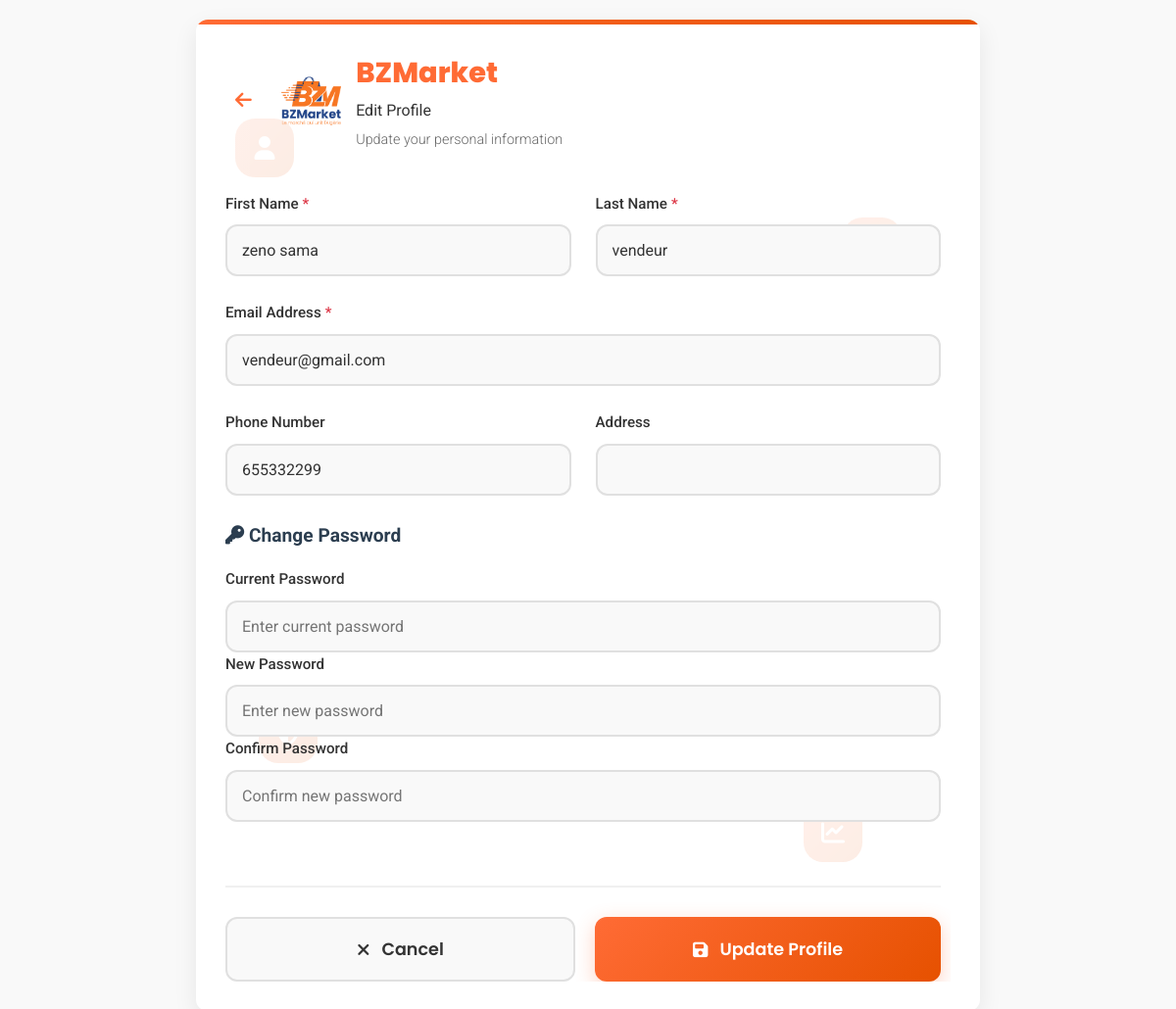
Before: /profil/ (signed in) with the older database file.
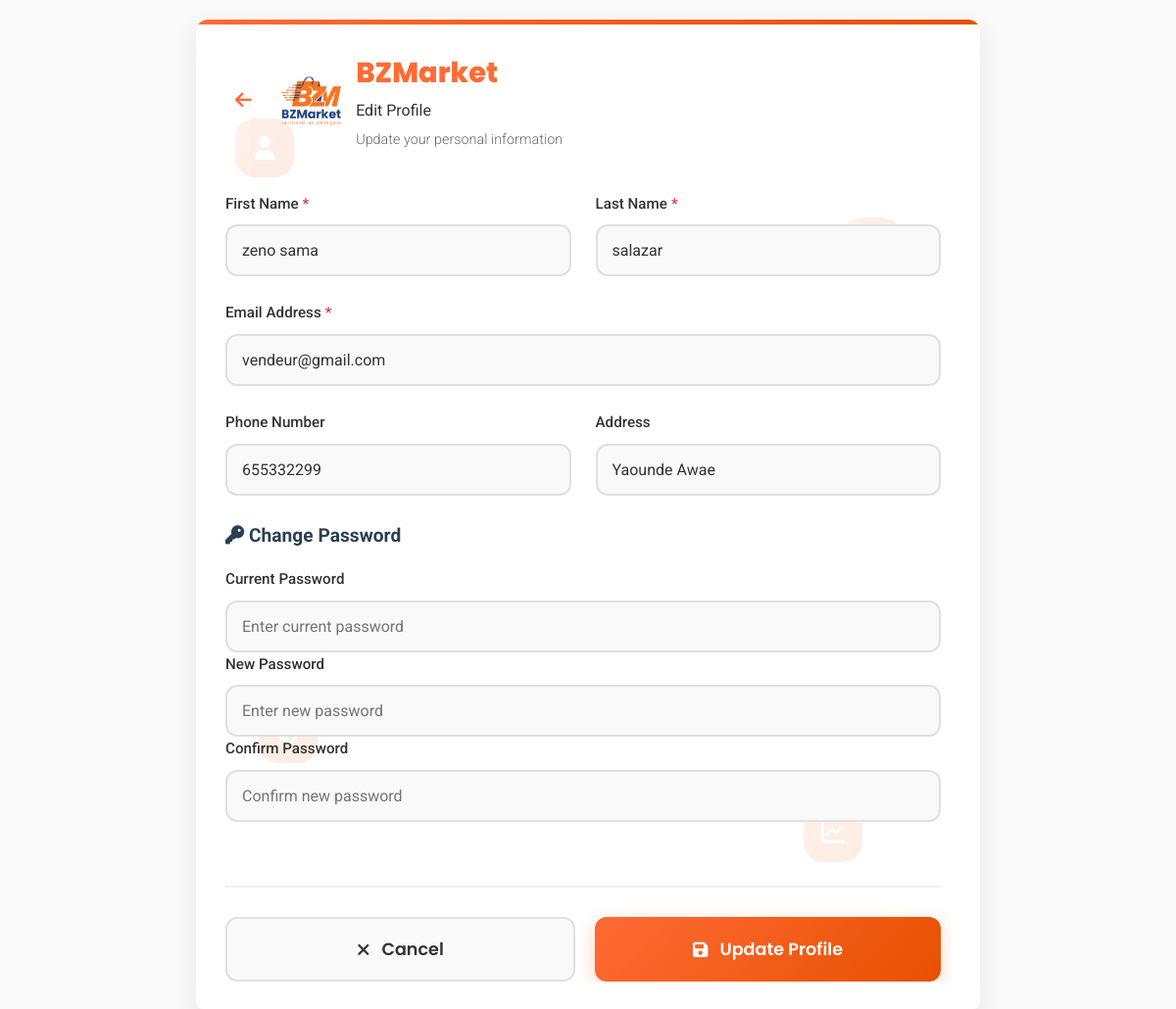
After: the same page with the newer database file.
### client/models.py (models this page shows)
class Utilisateur(AbstractUser): # creation de la classe Utilisateur
    ETAT_COMPTE_CHOICES = [
        ('A', 'Active'),
        ('D', 'Desactive'),
    ]
    PRIVILEGE_UTILISATEUR_CHOICES = [
        ('AD', 'Administrateur'),
        ('CL', 'Client'),
        ('VD', 'Vendeur')
    ]
    username = models.CharField(max_length=100)
    email = models.EmailField(unique=True)
    adresse = models.CharField(max_length=100)
    numero_tel = models.TextField(max_length=20)
    etatCompte = models.CharField(max_length=100, choices=ETAT_COMPTE_CHOICES)
    DateCreation = models.DateTimeField(default=datetime.now())
    privilege = models.CharField(max_length=100, choices=PRIVILEGE_UTILISATEUR_CHOICES)
    derniere_modification = models.CharField(max_length=100, null=True)
    heure_derniere_modification = models.DateTimeField(null=True)
    USERNAME_FIELD = "email"
    REQUIRED_FIELDS = ["username", "password", "etatCompte", "privilege", "numero_tel"]

### client/views.py (the view, shortened to what this page needs)
# urls.py: path('profil/', views.gerer_profil, name='gerer_profil'),
@login_required(login_url='login')
def gerer_profil(request):
    user = request.user  # utilisateur connecté
    return render(request, "services/gererProfil.html", {"user": user})

### client/templates/services/gererProfil.html (shortened to what this page needs)
<!DOCTYPE html>
{% load static %}
<html lang="en">
<head>
    <link rel="stylesheet" href="https://cdnjs.cloudflare.com/ajax/libs/font-awesome/6.4.0/css/all.min.css">
    <link rel="stylesheet" href="{% static 'css/message.css' %}">
</head>
<body>
    <div class="profile-container">
        <div class="form-section">
            <div class="floating-shapes">
                <div class="shape shape-1"><i class="fas fa-user"></i></div>
                <div class="shape shape-2"></div>
                <div class="shape shape-3"></div>
                <div class="shape shape-4"><i class="fas fa-chart-line"></i></div>
            </div>
            <div class="header">
                <button class="back-btn" onclick="window.history.back()">
                    <i class="fas fa-arrow-left"></i>
                </button>
                <div class="logo">
                    <img src="{% static 'img/Logo@.png' %}" alt="BZMarket Logo" class="logo-icon">
                    <div>
                        <div class="logo-text">BZMarket</div>
                        <div class="page-title">Edit Profile</div>
                        <div class="page-subtitle">Update your personal information</div>
                    </div>
                </div>
            </div>
            <div class="form-content">
               <form class="profile-form" method="POST" enctype="multipart/form-data">
    <div class="form-row">
        <div class="form-group">
            <label class="form-label required">First Name</label>
            <input type="text" class="form-control" name="first_name" value="{{ user.first_name }}" required>
        </div>
        <div class="form-group">
            <label class="form-label required">Last Name</label>
            <input type="text" class="form-control" name="last_name" value="{{ user.last_name }}" required>
        </div>
    </div>
    <div class="form-row">
        <div class="form-group full-width">
            <label class="form-label required">Email Address</label>
            <input type="email" class="form-control" name="email" value="{{ user.email }}" required>
        </div>
    </div>
    <div class="form-row">
        <div class="form-group">
            <label class="form-label">Phone Number</label>
            <input type="tel" class="form-control" name="numero_tel" value="{{ user.numero_tel|default:'' }}">
        </div>
        <div class="form-group">
            <label class="form-label">Address</label>
            <input type="text" class="form-control" name="adresse" value="{{ user.adresse|default:'' }}">
        </div>
    </div>
    <div class="form-row">
        <div class="form-group full-width">
            <h3 style="font-size: 1.2rem; margin-bottom: 15px; color: var(--secondary);">
                <i class="fas fa-key"></i> Change Password
            </h3>
            <div class="form-group">
                <label class="form-label">Current Password</label>
                <input type="password" class="form-control" name="current_password" placeholder="Enter current password">
            </div>
            <div class="form-group">
                <label class="form-label">New Password</label>
                <input type="password" class="form-control" name="new_password" placeholder="Enter new password">
            </div>
            <div class="form-group">
                <label class="form-label">Confirm Password</label>
                <input type="password" class="form-control" name="confirm_password" placeholder="Confirm new password">
            </div>
        </div>
    </div>
    <div class="form-actions">
        <button type="button" class="btn btn-secondary" onclick="window.history.back()">
            <i class="fas fa-times"></i> Cancel
        </button>
        <button type="submit" class="btn btn-primary">
            <i class="fas fa-save"></i> Update Profile
        </button>
    </div>
</form>
            </div>
        </div>
    </div>
</body>
</html>

Changed rows visible on the page:
changed Utilisateur "zeno sama": last_name "vendeur" → "salazar"; adresse (not shown) → "Yaounde Awae"
